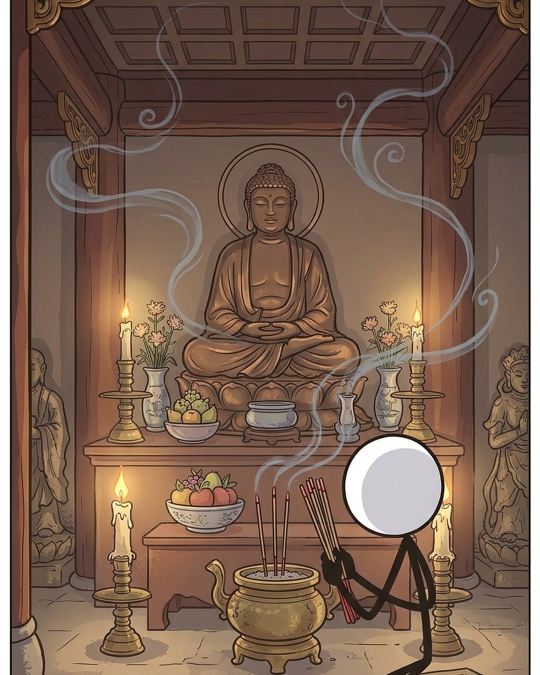
#> input picture bai-hoc/bai-hoc-01-duc-phat-la-ai/p1-1.jpg, 1080 x 1350 px, given in place of avatar-threads.png, which was not available (shown at 1/2 size)
$ python make_carousels.py
#> lines starting #> are read from the running program, lines starting #| are printed output that depends on the picture; after the words box and inside, x2 and y2 are one past the last pixel; in counts of white or black regions, pixels touching at a corner belong together
### tools/cards.py
"""Render a lesson part as Threads carousel text cards (1080x1350, brand style)."""
import re, sys, unicodedata
from PIL import Image, ImageDraw, ImageFont

F = "D:/Budda/video-pipeline/fonts/"
BG, INK, ACC, MUTE = "#f6eee2", "#2b2a27", "#2F6B55", "#8a7f70"
W, H, M = 1080, 1350, 92
body_f = ImageFont.truetype(F + "BeVietnamPro-Light.ttf", 42)
bold_f = ImageFont.truetype(F + "BeVietnamPro-SemiBold.ttf", 46)
head_f = ImageFont.truetype(F + "BeVietnamPro-Medium.ttf", 32)
foot_f = ImageFont.truetype(F + "BeVietnamPro-Medium.ttf", 28)
LH, PARA = 64, 34
logo = Image.open("D:/Budda/Social/avatar-threads.png").convert("RGB").resize((56, 56), Image.LANCZOS)
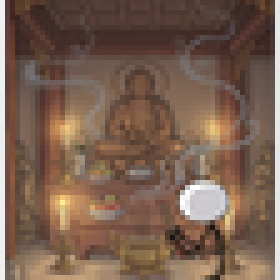
#> logo: PIL image 56x56 RGB (shown 5 times larger); mean R, G, B 121.8, 95.9, 80.5
mask = Image.new("L", (56, 56), 0); ImageDraw.Draw(mask).ellipse((0, 0, 55, 55), fill=255)
#> after `mask = Image.new('L', (56, 56), 0)`: mask: PIL image 56x56 L; every value is 0
#> after `ImageDraw.Draw(mask).ellipse((0, 0, 55, 55), fill=255)`:
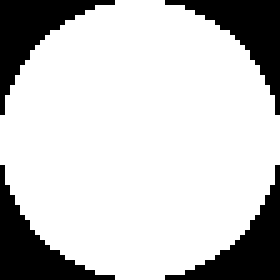
#> mask: PIL image 56x56 L (shown 5 times larger); 78.1% white; 4 black regions, box (x1, y1, x2, y2) and area: (0, 0, 23, 23) 172, (33, 0, 56, 23) 172, (0, 33, 23, 56) 172, (33, 33, 56, 56) 172


# [72 lines left out: functions wrap, blocks, render, paginate, draw, not called in this run]


# [4 lines that do not run on import are left out]

### tools/make_carousels.py
"""Build the Threads morning carousels for every lesson (CD 10/11).

For each lesson in budda-social/posts/bai-hoc-*/post.json:
  text   = newest approved lesson (budda-app commit LESSON_REF, src/content/lessons/<id>.md), app sentences dropped
  parts  = 2 (short) or 3 (longer), split between ## sections, about equal length
  images = bai-hoc/<folder>/p<i>-1.jpg (still from the lesson's video, else the lesson cover)
           + p<i>-2.. text cards (full text of that part, brand style)
  body   = bai-hoc/<folder>/p<i>.txt  (≤500 chars incl. YouTube/TikTok lines)
  bai-hoc/<folder>/manifest.json = {"parts": n, "images": [count per part]}
Run from the theobuocbut-media folder:  py tools/make_carousels.py [folder-filter]
"""
import glob, json, os, re, subprocess, sys, unicodedata
from PIL import Image

sys.path.insert(0, os.path.dirname(os.path.abspath(__file__)))
import cards  # noqa: E402

APP, SOCIAL, VIDEOS = "D:/Budda/budda-app", "D:/Budda/budda-social", "D:/Budda/Video/bai-viet-video"
# CD: every text posted online comes from the newest lesson -> default = budda-app origin/main (fetched below)
LESSON_REF = os.environ.get("LESSON_REF", "origin/main")
LINKS = "YouTube: https://www.youtube.com/@theobuocbut/shorts\nTikTok: https://www.tiktok.com/@theobuocbut"
APP_WORDS = re.compile(r"(?i)ứng dụng|\bapp\b")


def git_show(path):
    return subprocess.run(["git", "-C", APP, "show", f"{LESSON_REF}:{path}"], capture_output=True,
                          encoding="utf-8").stdout


def lesson_files():
    if LESSON_REF.startswith("origin/"):
        subprocess.run(["git", "-C", APP, "fetch", "-q", "origin"], check=True)
    names = subprocess.run(["git", "-C", APP, "ls-tree", "--name-only", f"{LESSON_REF}", "src/content/lessons/"],
                           capture_output=True, encoding="utf-8").stdout.split()
    out = {}
    for n in names:
        m = re.search(r"^id:\s*(\S+)", git_show(n), flags=re.M)
        if m:
            out[m.group(1)] = n
    return out


# [85 lines left out: functions clean, split_parts, video_dir, still, crop45, body_text, not called in this run]


def main(filt=""):
    files = lesson_files()
    for pj in sorted(glob.glob(f"{SOCIAL}/posts/bai-hoc-*/post.json")):
        folder = os.path.basename(os.path.dirname(pj))
        if filt and filt not in folder:
            continue
        post = json.load(open(pj, encoding="utf-8"))
        src = files.get(post.get("lesson_id"))
        if not src:
            print("NO SOURCE", folder); continue
        title, body = clean(git_show(src))
        parts = split_parts(body)
        out = f"bai-hoc/{folder}"
        os.makedirs(out, exist_ok=True)
        for f in glob.glob(f"{out}/*"):
            os.remove(f)
        vdir = video_dir(title)
        cover = os.path.join(os.path.dirname(pj), post.get("image", "vuong.jpg"))
        counts = []
        for i, part in enumerate(parts, 1):
            crop45(still(vdir, i, cover), f"{out}/p{i}-1.jpg")
            made = cards.render(f"{title} (Phần {i}/{len(parts)})", part, f"{out}/p{i}", first_page=2)
            counts.append(1 + len(made))
            t = body_text(title, part, i, len(parts))
            assert len(t) <= 500, (folder, i, len(t))
            open(f"{out}/p{i}.txt", "w", encoding="utf-8", newline="\n").write(t + "\n")
        json.dump({"title": title, "parts": len(parts), "images": counts, "source": f"budda-app {subprocess.run(['git', '-C', APP, 'rev-parse', '--short', LESSON_REF], capture_output=True, encoding='utf-8').stdout.strip()}:{src}",
                   "video": os.path.basename(vdir.rstrip("/\\")) if vdir else None},
                  open(f"{out}/manifest.json", "w", encoding="utf-8"), ensure_ascii=False, indent=1)
        print(folder, len(parts), counts, "video" if vdir else "cover")


if __name__ == "__main__":
    main(sys.argv[1] if len(sys.argv) > 1 else "")
#> (the call stopped at in lesson_files, `names = subprocess.run(["git", "-C", APP, "ls-tree", "--name-only", f"..`: subprocess is not available in this run)

$ run again, on bai-hoc/bai-hoc-02-khong-phai-cau-xin/p1-3.jpg
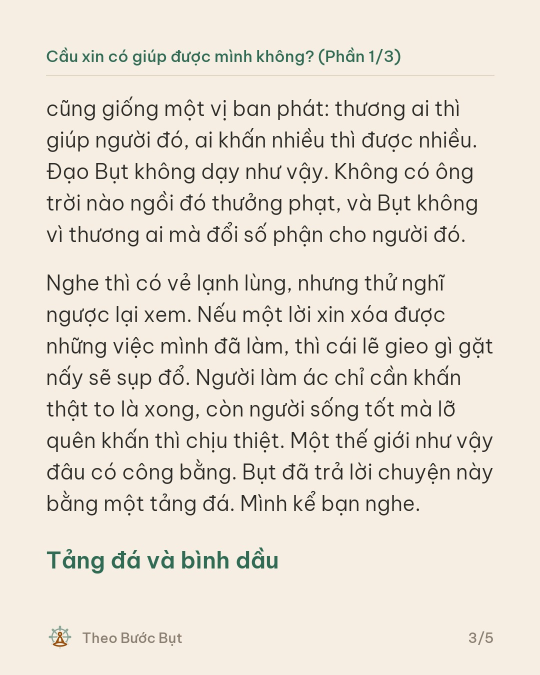
#> input picture bai-hoc/bai-hoc-02-khong-phai-cau-xin/p1-3.jpg, 1080 x 1350 px, given in place of avatar-threads.png, which was not available (shown at 1/2 size)
#> `logo = Image.open("D:/Budda/Social/avatar-threads.png").convert("RGB")..`:
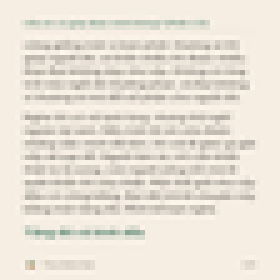
#> logo: PIL image 56x56 RGB (shown 5 times larger); mean R, G, B 233, 225.8, 215.1
#> mask: PIL image 56x56 L; every value is 0
#> mask: PIL image 56x56 L; 78.1% white; 4 black regions, box (x1, y1, x2, y2) and area: (0, 0, 23, 23) 172, (33, 0, 56, 23) 172, (0, 33, 23, 56) 172, (33, 33, 56, 56) 172

$ run again, on bai-hoc/bai-hoc-02-khong-phai-cau-xin/p2-1.jpg
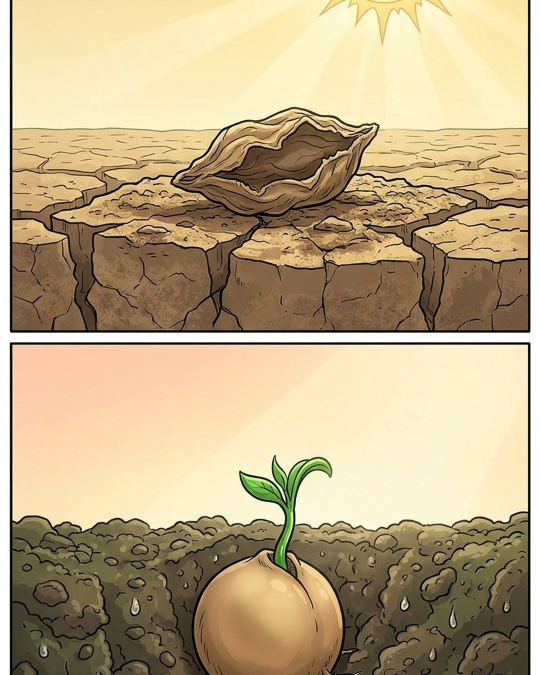
#> input picture bai-hoc/bai-hoc-02-khong-phai-cau-xin/p2-1.jpg, 1080 x 1350 px, given in place of avatar-threads.png, which was not available (shown at 1/2 size)
#> `logo = Image.open("D:/Budda/Social/avatar-threads.png").convert("RGB")..`:
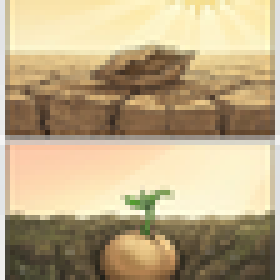
#> logo: PIL image 56x56 RGB (shown 5 times larger); mean R, G, B 188.2, 169.1, 133.4
#> mask: PIL image 56x56 L; every value is 0
#> mask: PIL image 56x56 L; 78.1% white; 4 black regions, box (x1, y1, x2, y2) and area: (0, 0, 23, 23) 172, (33, 0, 56, 23) 172, (0, 33, 23, 56) 172, (33, 33, 56, 56) 172

$ run again, on bai-hoc/bai-hoc-03-dung-tin-voi/p1-1.jpg
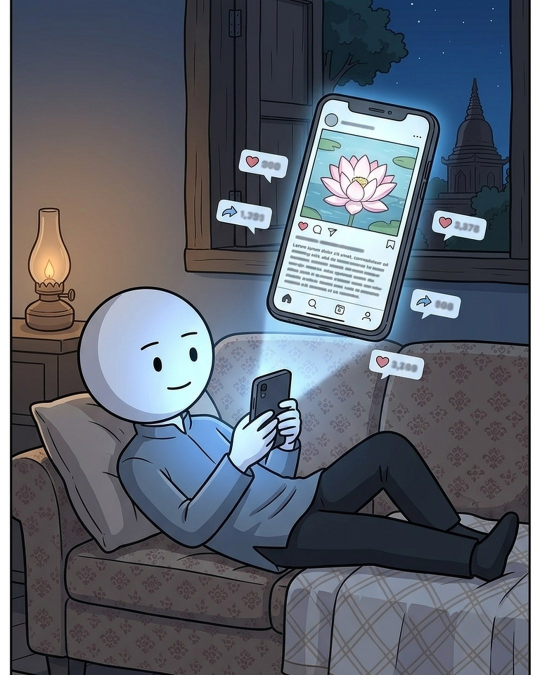
#> input picture bai-hoc/bai-hoc-03-dung-tin-voi/p1-1.jpg, 1080 x 1350 px, given in place of avatar-threads.png, which was not available (shown at 1/2 size)
#> `logo = Image.open("D:/Budda/Social/avatar-threads.png").convert("RGB")..`:
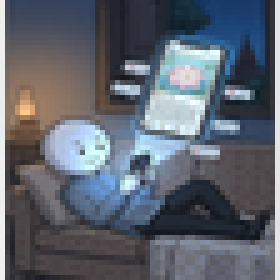
#> logo: PIL image 56x56 RGB (shown 5 times larger); mean R, G, B 94.6, 100.6, 111.3
#> mask: PIL image 56x56 L; every value is 0
#> mask: PIL image 56x56 L; 78.1% white; 4 black regions, box (x1, y1, x2, y2) and area: (0, 0, 23, 23) 172, (33, 0, 56, 23) 172, (0, 33, 23, 56) 172, (33, 33, 56, 56) 172
